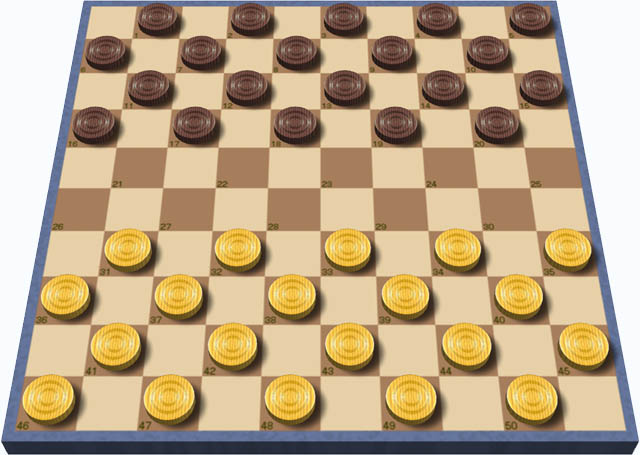
#> input picture CheckerBoard/board16.jpg, 640 x 455 px
$ python hw1_1.py board16.jpg
#> lines starting #> are read from the running program, lines starting #| are printed output that depends on the picture; after the words box and inside, x2 and y2 are one past the last pixel; in counts of white or black regions, pixels touching at a corner belong together
import sys
import cv2
import numpy as np

# 체커보드 코너를 탐지하는 함수 정의
def detect_checkerboard_corners(img):
#> called with img = 'board16.jpg'
    img = cv2.imread(img)
#> img is the input picture: shape (455, 640, 3); mean B, G, R 136.8, 168.5, 190.4
    if img is None:
        print("Image Load Failed!")
        sys.exit(1)

    # 이미지를 그레이스케일로 변환
    gray = cv2.cvtColor(img, cv2.COLOR_BGR2GRAY)
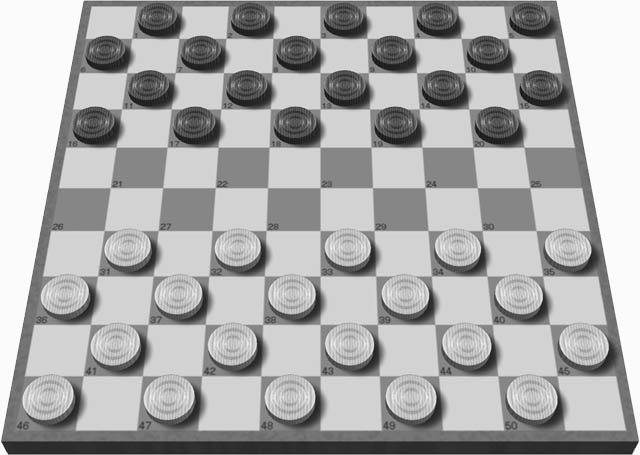
#> gray: shape (455, 640); min 6, max 255, mean 171.5

    # 그레이스케일 이미지에 가우시안 블러 적용
    blurred_gray = cv2.GaussianBlur(gray, (5, 5), 0)

    # Canny Edge Detection을 사용해 이미지의 edge 검출
    edges = cv2.Canny(blurred_gray, 50, 150)
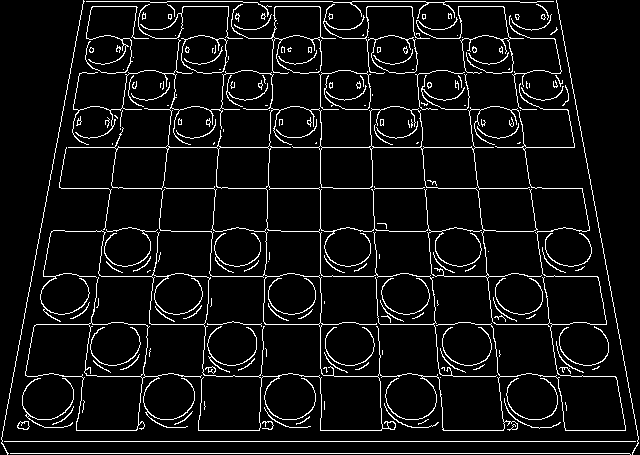
#> edges: shape (455, 640); 6.9% white in thin lines or dots

    height, width = gray.shape
#> height = 455; width = 640
    # 관심 영역(ROI) 설정을 위해 여백 비율 정의
    roi_margin = 0.1
    roi_x1 = int(roi_margin * width)
#> roi_x1 = 64
    roi_y1 = int(roi_margin * height)
#> roi_y1 = 45
    roi_x2 = int((1 - roi_margin) * width)
#> roi_x2 = 576
    roi_y2 = int((1 - roi_margin) * height)
#> roi_y2 = 409

    # 허프 변환을 사용하여 직선 검출
    lines = cv2.HoughLines(edges, 1, np.pi / 180, 150)
#> lines = 24 rows, first 8: [441, 1.57], [453, 1.57], [147, 1.57], [188, 1.57], [324, 1.57], [276, 1.57], [1, 1.57], [376, 1.57]
    if lines is not None:
        # 검출된 각 직선을 반복하여 이미지에 그리기
        for rho, theta in lines[:, 0]:
            a = np.cos(theta)
            b = np.sin(theta)
            x0 = a * rho
            y0 = b * rho
            # 직선의 시작점과 끝점 계산
            x1 = int(np.round(x0[0])) if isinstance(x0, np.ndarray) else int(np.round(x0))
            y1 = int(np.round(y0[0])) if isinstance(y0, np.ndarray) else int(np.round(y0))
            x2 = int(np.round(x0[0] - 1000 * (-b))) if isinstance(x0, np.ndarray) else int(np.round(x0 - 1000 * (-b)))
            y2 = int(np.round(y0[0] + 1000 * (a))) if isinstance(y0, np.ndarray) else int(np.round(y0 + 1000 * (a)))
            # 직선이 ROI 내에 있는 경우에만 그리기
            if (roi_x1 <= x1 <= roi_x2 and roi_y1 <= y1 <= roi_y2 and
                roi_x1 <= x2 <= roi_x2 and roi_y1 <= y2 <= roi_y2):
                cv2.line(img, (x1, y1), (x2, y2), (0, 255, 0), 2)
#> this loop made 24 passes
#> (rho, theta, a, b, x0, y0, x1, y1) on passes 1, 2, 3, 4, 5, 6, 8, 9, 10, 11, 12, 13: (441, 1.57, -4.37e-08, 1, -1.93e-05, 441, 0, 441), (453, 1.57, -4.37e-08, 1, -1.98e-05, 453, 0, 453), (147, 1.57, -4.37e-08, 1, -6.43e-06, 147, 0, 147), (188, 1.57, -4.37e-08, 1, -8.22e-06, 188, 0, 188), (324, 1.57, -4.37e-08, 1, -1.42e-05, 324, 0, 324), (276, 1.57, -4.37e-08, 1, -1.21e-05, 276, 0, 276), (376, 1.57, -4.37e-08, 1, -1.64e-05, 376, 0, 376), (320, 0, 1, 0, 320, 0, 320, 0), (430, 1.57, -4.37e-08, 1, -1.88e-05, 430, 0, 430), (109, 1.57, -4.37e-08, 1, -4.76e-06, 109, 0, 109), (274, 0.0349, 0.999, 0.0349, 273.8, 9.56, 274, 10), (231, 1.57, -4.37e-08, 1, -1.01e-05, 231, 0, 231)
#> (rho, theta, b, x0, y0, x1, y1, x2) on pass 7: (1, 1.57, 1, -4.37e-08, 1, 0, 1, 1000)

    corners = []
    # 코너 간 최소 거리 설정
    min_distance = 30

    # 새로운 코너가 기존 코너들과 충분히 떨어져 있는지 확인하는 함수 정의
    def is_close_to_existing(x0, y0, corners, min_distance):
        for (cx, cy) in corners:
            if np.sqrt((x0 - cx) ** 2 + (y0 - cy) ** 2) < min_distance:
                return True
        return False

    # 허프 변환으로 검출된 선들 간의 교차점 찾기
    if lines is not None:
        for i in range(len(lines)):
            for j in range(i + 1, len(lines)):
                line1 = lines[i][0]
                line2 = lines[j][0]
                rho1, theta1 = line1
                rho2, theta2 = line2

                # 두 선이 평행하지 않은 경우 교차점 계산
                if abs(theta1 - theta2) > 1e-3:
                    A = np.array([[np.cos(theta1), np.sin(theta1)], [np.cos(theta2), np.sin(theta2)]])
                    B = np.array([[rho1], [rho2]])
                    try:
                        # 두 선의 교차점 좌표 계산
                        x0, y0 = np.linalg.solve(A, B)
                        x0, y0 = int(np.round(x0[0])), int(np.round(y0[0])) if x0.ndim > 0 else (int(np.round(x0)), int(np.round(y0)))
                        # 교차점이 관심 영역 내에 있고, 기존 코너와 충분히 떨어져 있는 경우 리스트에 추가
                        if (roi_x1 <= x0 <= roi_x2 and roi_y1 <= y0 <= roi_y2 and
                            not is_close_to_existing(x0, y0, corners, min_distance)):
                            corners.append((x0, y0))
                    except np.linalg.LinAlgError:
                        pass
#> this loop made 24 passes
#> after the loop, corners = 73 pairs, first value 70 to 557, second value 73 to 376

    # 최종 코너 리스트에서 중복된 점들을 필터링
    filtered_corners = []
    for corner in corners:
        if not is_close_to_existing(corner[0], corner[1], filtered_corners, min_distance):
            filtered_corners.append(corner)
            # 필터링된 코너를 이미지에 빨간 점으로 표시
            cv2.circle(img, (corner[0], corner[1]), 5, (0, 0, 255), -1)
#> this loop made 73 passes
#> corner on passes 1 to 12: (320, 147), (269, 147), (218, 147), (371, 147), (422, 147), (116, 147), (473, 147), (525, 147), (167, 147), (320, 188), (268, 188), (215, 188)
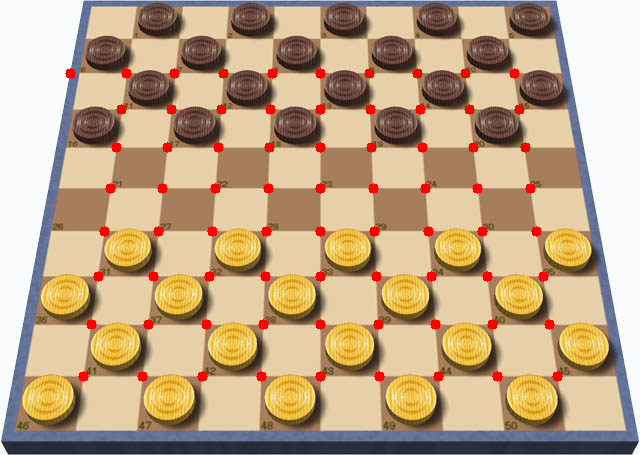
#> img: shape (455, 640, 3); 2.03% of pixels changed, all inside (x1, y1, x2, y2) = (65, 68, 563, 382)
#> after the loop, filtered_corners has the same summary as corners

    # 탐지된 코너의 수를 기반으로 체커보드의 크기를 판단하여 출력
    if len(filtered_corners) >= 90:
        print("Detected Checkerboard: 10x10")
    else:
        print("Detected Checkerboard: 8x8")

    cv2.imshow('Image Window', img)
    cv2.waitKey(0)
    cv2.destroyAllWindows()


if __name__ == "__main__":
    if len(sys.argv) != 2:
        print("Invalid Command Line!")
        sys.exit(1)

    img = sys.argv[1]
    detect_checkerboard_corners(img)
